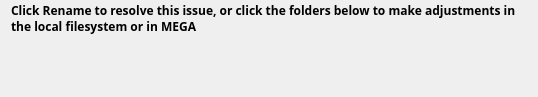
<?xml version="1.0" encoding="UTF-8"?>
<ui version="4.0">
 <class>LocalAndRemoteNameConflicts</class>
 <widget class="QWidget" name="LocalAndRemoteNameConflicts">
  <property name="geometry">
   <rect>
    <x>0</x>
    <y>0</y>
    <width>538</width>
    <height>97</height>
   </rect>
  </property>
  <property name="windowTitle">
   <string/>
  </property>
  <layout class="QVBoxLayout" name="verticalLayout">
   <property name="spacing">
    <number>8</number>
   </property>
   <property name="leftMargin">
    <number>0</number>
   </property>
   <property name="topMargin">
    <number>0</number>
   </property>
   <property name="bottomMargin">
    <number>11</number>
   </property>
   <item>
    <widget class="QLabel" name="selectLabel">
     <property name="font">
      <font>
       <family>Lato 13</family>
       <bold>true</bold>
      </font>
     </property>
     <property name="text">
      <string>Click Rename to resolve this issue, or click the folders below to make adjustments in the local filesystem or in MEGA</string>
     </property>
     <property name="wordWrap">
      <bool>true</bool>
     </property>
     <property name="indent">
      <number>11</number>
     </property>
     <property name="type" stdset="0">
      <string notr="true">primary</string>
     </property>
    </widget>
   </item>
   <item>
    <spacer name="verticalSpacer">
     <property name="orientation">
      <enum>Qt::Vertical</enum>
     </property>
     <property name="sizeType">
      <enum>QSizePolicy::Fixed</enum>
     </property>
     <property name="sizeHint" stdset="0">
      <size>
       <width>0</width>
       <height>5</height>
      </size>
     </property>
    </spacer>
   </item>
   <item>
    <widget class="QWidget" name="nameContainer" native="true">
     <layout class="QVBoxLayout" name="verticalLayout_2">
      <property name="spacing">
       <number>16</number>
      </property>
      <property name="leftMargin">
       <number>0</number>
      </property>
      <property name="topMargin">
       <number>0</number>
      </property>
      <property name="rightMargin">
       <number>0</number>
      </property>
      <property name="bottomMargin">
       <number>0</number>
      </property>
      <item>
       <widget class="CloudNameConflict" name="cloudConflictNames" native="true"/>
      </item>
      <item>
       <widget class="LocalNameConflict" name="localConflictNames" native="true"/>
      </item>
     </layout>
    </widget>
   </item>
  </layout>
 </widget>
 <customwidgets>
  <customwidget>
   <class>CloudNameConflict</class>
   <extends>QWidget</extends>
   <header>stalled_issues_cases/NameConflict.h</header>
   <container>1</container>
  </customwidget>
  <customwidget>
   <class>LocalNameConflict</class>
   <extends>QWidget</extends>
   <header>stalled_issues_cases/NameConflict.h</header>
   <container>1</container>
  </customwidget>
 </customwidgets>
 <resources/>
 <connections/>
</ui>
